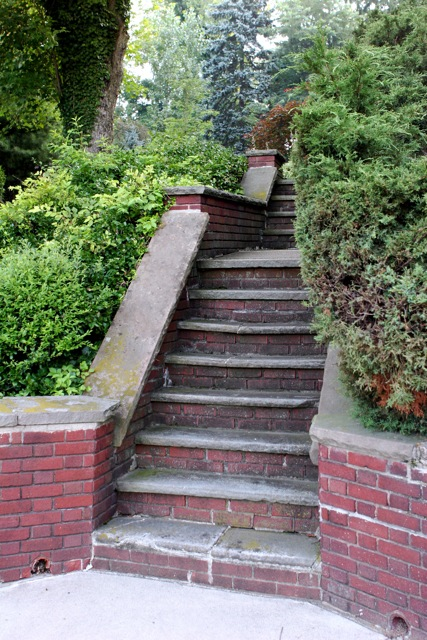
#> input picture Images/wooster1.jpg, 427 x 640 px, found by its file name
$ python main_index.py
#> lines starting #> are read from the running program, lines starting #| are printed output that depends on the picture
from PIL import Image
import os


def createThumbnails(pic, w, h):
    newPic = pic.copy()
    newPic.thumbnail((w, h))
    return newPic

# [7 lines of commented-out code are left out]


def ThumnailsFolder():
    path = r'C:\Users\LYHENG-HD\PycharmProjects\isp'
    newpath = createNewFolder("Thumbnails", path)
    for file in os.listdir('Images'):
        thumnail = Image.open("Images\{}".format(file))
#> thumnail is the input picture: PIL image 427x640 RGB; mean R, G, B 119.6, 121.7, 108.5
        createThumbnails(thumnail, 220, 300).save(newpath + '\{}_{}'.format('thumbnail', file))
#> in createThumbnails, `newPic.thumbnail((w, h))`:
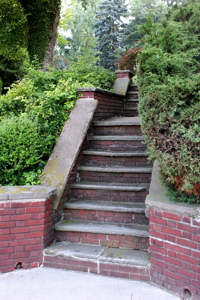
#> newPic: PIL image 200x300 RGB; mean R, G, B 119.7, 121.7, 108.5


def createNewFolder(name, path):
    newPath = path + '\{}'.format(name)
    if not os.path.exists(newPath):
        os.mkdir(newPath)
    return newPath


class Picture:

    def __init__(self, *args):
        self.image = Image.open(args[0])
        self.thumList = {}
        self.thumVersion = self.createThumbnail(250, 300)

    def createThumbnail(self, w, h):
        name = (w, h)
        newPic = self.image.copy()
        newPic.thumbnail((w, h))
        self.thumList[name] = newPic
        return newPic


if __name__ == '__main__':
    path = r'C:\Users\LYHENG-HD\PycharmProjects\isp\Images\wooster1.jpg'
    # createNewFolder("B&W", path)
    ThumnailsFolder()
